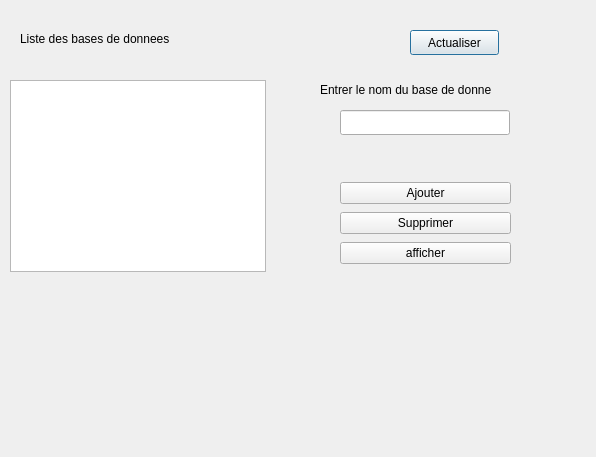
<?xml version="1.0" encoding="UTF-8"?>
<ui version="4.0">
 <class>bdd_mainpage</class>
 <widget class="QDialog" name="bdd_mainpage">
  <property name="geometry">
   <rect>
    <x>0</x>
    <y>0</y>
    <width>596</width>
    <height>457</height>
   </rect>
  </property>
  <property name="windowTitle">
   <string>Dialog</string>
  </property>
  <widget class="QLineEdit" name="lineEdit_dbname">
   <property name="geometry">
    <rect>
     <x>340</x>
     <y>110</y>
     <width>170</width>
     <height>25</height>
    </rect>
   </property>
  </widget>
  <widget class="QListView" name="listView_db">
   <property name="geometry">
    <rect>
     <x>10</x>
     <y>80</y>
     <width>256</width>
     <height>192</height>
    </rect>
   </property>
  </widget>
  <widget class="QLabel" name="label">
   <property name="geometry">
    <rect>
     <x>20</x>
     <y>30</y>
     <width>231</width>
     <height>17</height>
    </rect>
   </property>
   <property name="text">
    <string>Liste des bases de donnees</string>
   </property>
  </widget>
  <widget class="QLabel" name="label_2">
   <property name="geometry">
    <rect>
     <x>320</x>
     <y>80</y>
     <width>261</width>
     <height>20</height>
    </rect>
   </property>
   <property name="text">
    <string>Entrer le nom du base de donne</string>
   </property>
  </widget>
  <widget class="QPushButton" name="pushButton">
   <property name="geometry">
    <rect>
     <x>410</x>
     <y>30</y>
     <width>89</width>
     <height>25</height>
    </rect>
   </property>
   <property name="text">
    <string>Actualiser</string>
   </property>
  </widget>
  <widget class="QWidget" name="">
   <property name="geometry">
    <rect>
     <x>340</x>
     <y>180</y>
     <width>171</width>
     <height>89</height>
    </rect>
   </property>
   <layout class="QVBoxLayout" name="verticalLayout">
    <item>
     <widget class="QPushButton" name="pushButton_add">
      <property name="text">
       <string>Ajouter</string>
      </property>
     </widget>
    </item>
    <item>
     <widget class="QPushButton" name="pushButton_del">
      <property name="text">
       <string>Supprimer</string>
      </property>
     </widget>
    </item>
    <item>
     <widget class="QPushButton" name="pushButton_read">
      <property name="text">
       <string>afficher</string>
      </property>
     </widget>
    </item>
   </layout>
  </widget>
 </widget>
 <resources/>
 <connections/>
</ui>
